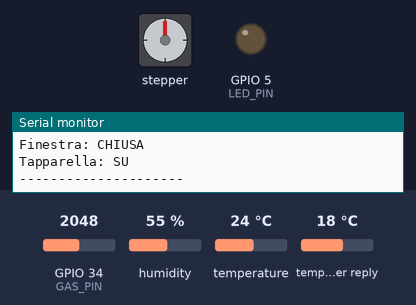
This sketch was run on a simulated ESP32. Parts: stepper motor, output pins drawn as LEDs (lit = HIGH), the last lines printed to the serial monitor. The test bench sets the inputs (shaded band); at power-on: GPIO 34 (GAS_PIN) = 2048, temperature 24 °C, humidity 55 %, temperature in the weather reply 18 °C. WiFi joins after 1.5 s; servers stay silent unless stated; web services answer with replies made up by the test bench; stepper angles assume 2048 steps per turn.

Above: at 2.9 s.
3.0 s: GPIO 34 (GAS_PIN) set to 3062
9.0 s: GPIO 34 (GAS_PIN) set to 3136
At 11.95 s:
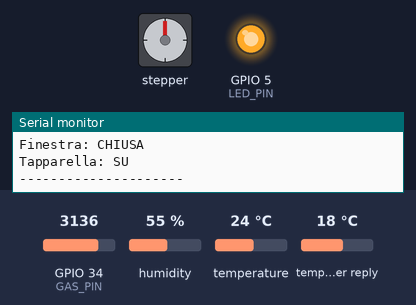
At 12.58 s:
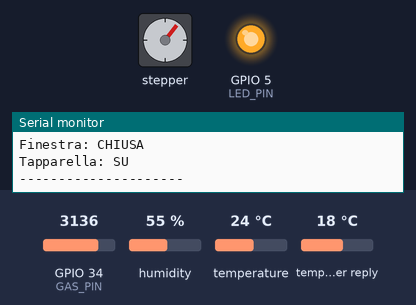
15.0 s: GPIO 34 (GAS_PIN) set to 2866
At 15.43 s:
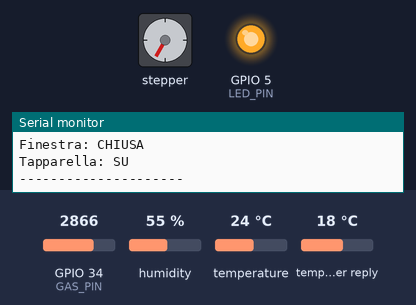
21.0 s: temperature set to 18 °C
27.0 s: temperature set to 15 °C
33.0 s: temperature set to 19 °C
At 33.6 s:
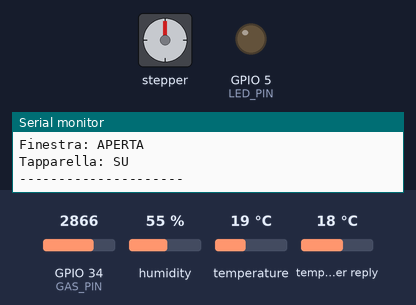
Timing chart, 0 to 36.0 s (numbered marks = the images above; inputs shaded):
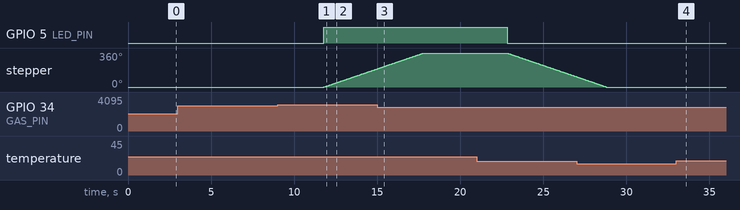

The sketch:

main.ino
```cpp
#include <WiFi.h>
#include <HTTPClient.h>
#include <ArduinoJson.h>
#include <DHT.h>
#include <Stepper.h>

// IMPOSTAZIONI WIFI
const char* ssid = "IL_TUO_WIFI";
const char* password = "LA_TUA_PASSWORD";

// IMPOSTAZIONI SENSORI E PIN
#define DHTPIN 4
#define DHTTYPE DHT11
DHT dht(DHTPIN, DHTTYPE);

#define GAS_PIN 34
#define LED_PIN 5

const float SOGLIA_CALDO = 25.0;
const float SOGLIA_FREDDO = 17.0;
const int SOGLIA_GAS = 3100;

// IMPOSTAZIONI MOTORI
const int stepsPerRevolution = 2048;
Stepper motorTapparella(stepsPerRevolution, 13, 14, 12, 27);
Stepper motorFinestra(stepsPerRevolution, 26, 33, 25, 32);

bool isWindowOpen = false;
bool isBlindUp = true;

// IMPOSTAZIONI API OPENMETEO
unsigned long lastApiCallTime = 0;
const unsigned long apiInterval = 15 * 60 * 1000;

String latitude = "45.53"; // coordinate di Brescia, modificare i parametri se necessario
String longitude = "10.21";
String openMeteoUrl = "https://api.open-meteo.com/v1/forecast?latitude=" + latitude + "&longitude=" + longitude + "&current=temperature_2m,is_day,weather_code";

float tempEsterna = 0.0;
bool isDay = true;
int weatherCode = 0;

void setup() {
  Serial.begin(115200);
  pinMode(LED_PIN, OUTPUT);
  digitalWrite(LED_PIN, LOW);

  dht.begin();
  motorTapparella.setSpeed(10);
  motorFinestra.setSpeed(10);

  Serial.print("Connessione al WiFi...");
  WiFi.begin(ssid, password);
  while (WiFi.status() != WL_CONNECTED) {
    delay(500);
    Serial.print(".");
  }
  Serial.println("\nWiFi connesso!");

  fetchOpenMeteoData();
  eseguiLogicaDiControllo();
}

void loop() {
  if (millis() - lastApiCallTime >= apiInterval) {
    fetchOpenMeteoData();
    lastApiCallTime = millis();
  }

  int gasValue = analogRead(GAS_PIN);
  float tempInterna = dht.readTemperature();

  Serial.println("--- STATO SISTEMA ---");
  Serial.print("Gas: "); Serial.print(gasValue);
  if (gasValue > SOGLIA_GAS) Serial.println(" !!! ALLARME !!!"); else Serial.println(" OK");
  Serial.print("Temp Int: "); Serial.print(tempInterna); Serial.println(" C");
  Serial.print("Temp Est (API): "); Serial.print(tempEsterna); Serial.println(" C");
  Serial.print("Finestra: "); Serial.println(isWindowOpen ? "APERTA" : "CHIUSA");
  Serial.print("Tapparella: "); Serial.println(isBlindUp ? "SU" : "GIU");
  Serial.println("---------------------");

  if (gasValue > SOGLIA_GAS) {
    AllarmeGas(gasValue);
  } else {
    digitalWrite(LED_PIN, LOW);
    eseguiLogicaDiControllo();
  }

  delay(5000);
}

void fetchOpenMeteoData() {
  if (WiFi.status() == WL_CONNECTED) {
    HTTPClient http;
    http.begin(openMeteoUrl);
    int httpCode = http.GET();
    if (httpCode > 0) {
      String payload = http.getString();
      DynamicJsonDocument doc(1024);
      deserializeJson(doc, payload);
      tempEsterna = doc["current"]["temperature_2m"];
      isDay = (doc["current"]["is_day"] == 1);
      weatherCode = doc["current"]["weather_code"];
    }
    http.end();
  }
}

void eseguiLogicaDiControllo() {
  float tempInterna = dht.readTemperature();
  if (isnan(tempInterna)) return;

  bool isBadWeather = (weatherCode >= 50);
  if (!isDay || (isDay && isBadWeather)) {
    muoviTapparella(false);
  } else {
    muoviTapparella(true);
  }

  bool apriFinestra = false;
  if (tempInterna < SOGLIA_FREDDO && tempEsterna > tempInterna) {
    apriFinestra = true;
  } else if (tempInterna > SOGLIA_CALDO && tempEsterna < tempInterna) {
    apriFinestra = true;
  }
  muoviFinestra(apriFinestra);
}

void AllarmeGas(int valoreGas) {
  digitalWrite(LED_PIN, HIGH);
  muoviTapparella(true);
  muoviFinestra(true);
}

void muoviTapparella(bool apri) {
  if (apri && !isBlindUp) {
    motorTapparella.step(stepsPerRevolution * 2);
    isBlindUp = true;
  } else if (!apri && isBlindUp) {
    motorTapparella.step(-stepsPerRevolution * 2);
    isBlindUp = false;
  }
}

void muoviFinestra(bool apri) {
  if (apri && !isWindowOpen) {
    motorFinestra.step(stepsPerRevolution);
    isWindowOpen = true;
  } else if (!apri && isWindowOpen) {
    motorFinestra.step(-stepsPerRevolution);
    isWindowOpen = false;
  }
}
```

Measured:
- the behaviour switches between 3100 and 3101 on GPIO 34 (GAS_PIN) (found by bisection; images 0 and 1)
- after the input at 9.0 s, GPIO 5 (LED_PIN): LOW → HIGH after 2.8 s; stepper: keeps turning clockwise at about 60°/s, starting after 2.8 s
- after the input at 33.0 s, stepper: stops changing and stays 0°
